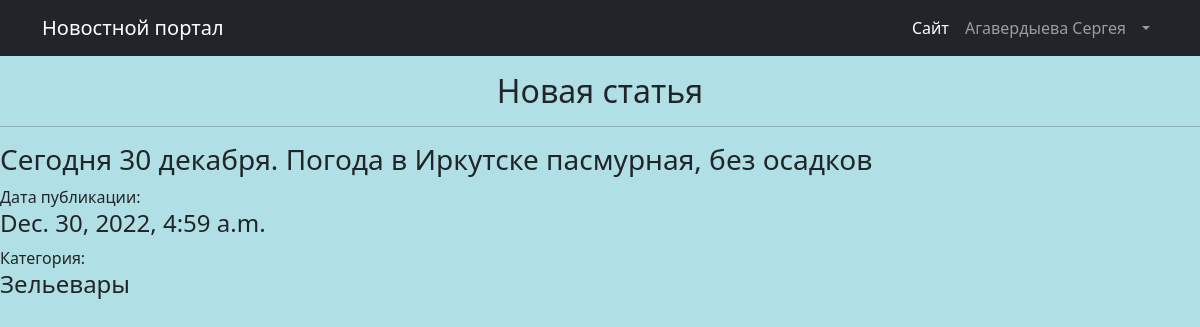
Page /posts/11 on the committed database.
### PostBoard/models.py (models this page shows, shortened)
class Post(models.Model):
    author_post = models.ForeignKey(to = Author,on_delete = models.CASCADE)
    time_in = models.DateTimeField(default= datetime.utcnow())
    heading = models.CharField(max_length = 256 , null = False)
    text = models.TextField()
    category_post = models.ManyToManyField(Category, through='PostCategory')

class Category(models.Model):
    name = models.CharField(max_length = 64,unique = True,null = False,help_text= ('name_of_category_post'))

### PostBoard/views.py (the view)
# urls.py: path('<int:pk>',PostDetail.as_view(),name = 'post_detail'),
class PostDetail(DetailView):
    model = Post
    template_name = 'post_detail.html'
    context_object_name = 'post'
    def get_context_data(self, **kwargs):
        context = super().get_context_data(**kwargs)
        context['categor'] = PostCategory.objects.get(post = self.object).category
        return context

### templates/post_detail.html (shortened to what this page needs)
{% include 'flatpages/default.html' %}
<center>
    <h2>{{post.heading}}</h2>
    <hr>
</center>
    <h3>{{post.text}}</h3>
    Дата публикации: <h4>{{post.time_in}}</h4>
    Категория: <h4>{{categor.name}}</h4>

### templates/flatpages/default.html (shortened to what this page needs)
<!DOCTYPE html>
<html lang="en">
    <head>
        {% load static %}
        <link href="{% static 'css/styles.css' %}" rel="stylesheet" />
    </head>
    <body>
        <nav class="navbar navbar-expand-lg navbar-dark bg-dark">
            <div class="container">
                <a class="navbar-brand" href="#">Новостной портал</a>
                <div class="collapse navbar-collapse" id="navbarSupportedContent">
                    <ul class="navbar-nav ms-auto mb-2 mb-lg-0">
                        <li class="nav-item"><a class="nav-link active" aria-current="page" href="#">Сайт</a></li>
                        <li class="nav-item"><a class="nav-link" href="#">Агавердыева Сергея</a></li>
                        <li class="nav-item dropdown">
                            <a class="nav-link dropdown-toggle" id="navbarDropdown" href="#" role="button" data-bs-toggle="dropdown" aria-expanded="false"></a>
                        </li>
                    </ul>
                </div>
            </div>
        </nav>
    </body>
</html>

### templates/flatpages/default.html (style rules this page uses)
body { background-color: grey; }

### templates/post_detail.html (style rules this page uses)
body { background-color: powderblue; }

### rows in the picture
Post: heading "Новая статья", text "Сегодня 30 декабря. Погода в Иркутске пасмурная, без осадков", time_in "Dec. 30, 2022, 4:59 a.m."
Category: name "Зельевары"
